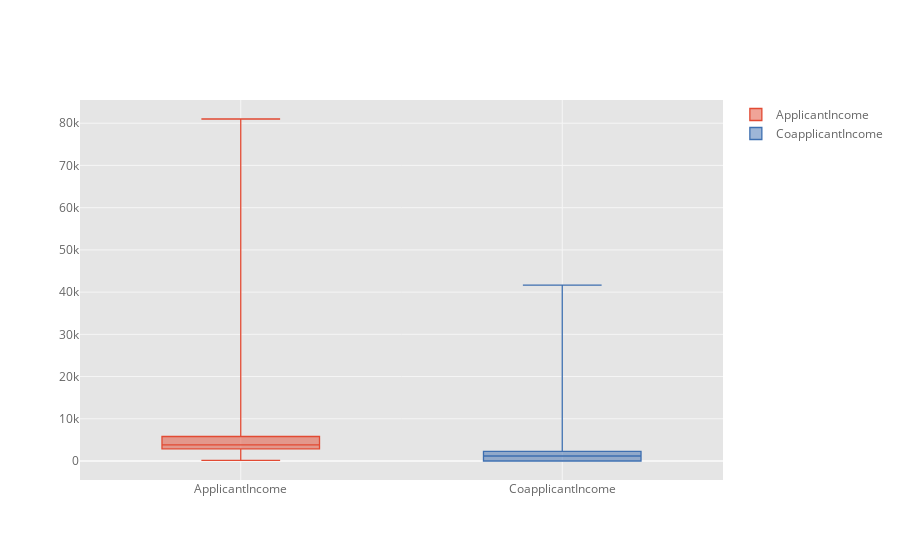

Notebook code for this chart:
### Code cell
data[['ApplicantIncome', 'CoapplicantIncome']].iplot(kind = 'box')

### Figure 1 — Plotly figure (JSON) as saved in the notebook; plotly's stock layout.template omitted (floating-point values rounded to 4 significant figures; data arrays with more than 128 entries replaced by an {"elided": "..."} marker saying what was removed)
{"data": [{"boxpoints": false, "line": {"width": 1.3}, "marker": {"color": "rgba(226, 74, 51, 1.0)"}, "name": "ApplicantIncome", "orientation": "v", "type": "box", "y": {"elided": "614 int values"}}, {"boxpoints": false, "line": {"width": 1.3}, "marker": {"color": "rgba(62, 111, 176, 1.0)"}, "name": "CoapplicantIncome", "orientation": "v", "type": "box", "y": {"elided": "614 float values"}}], "layout": {"legend": {"bgcolor": "#FFFFFF", "font": {"color": "#666666"}}, "paper_bgcolor": "#FFFFFF", "plot_bgcolor": "#E5E5E5", "title": {"font": {"color": "#151516"}}, "xaxis": {"gridcolor": "#F6F6F6", "showgrid": true, "tickfont": {"color": "#666666"}, "title": {"font": {"color": "#666666"}, "text": ""}, "zerolinecolor": "#F6F6F6"}, "yaxis": {"gridcolor": "#F6F6F6", "showgrid": true, "tickfont": {"color": "#666666"}, "title": {"font": {"color": "#666666"}, "text": ""}, "zerolinecolor": "#F6F6F6"}}}
